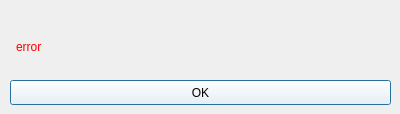
<?xml version="1.0" encoding="UTF-8"?>
<ui version="4.0">
 <class>error</class>
 <widget class="QDialog" name="error">
  <property name="geometry">
   <rect>
    <x>0</x>
    <y>0</y>
    <width>400</width>
    <height>114</height>
   </rect>
  </property>
  <property name="windowTitle">
   <string>Dialog</string>
  </property>
  <widget class="QLabel" name="errorBox">
   <property name="geometry">
    <rect>
     <x>16</x>
     <y>16</y>
     <width>361</width>
     <height>61</height>
    </rect>
   </property>
   <property name="palette">
    <palette>
     <active>
      <colorrole role="WindowText">
       <brush brushstyle="SolidPattern">
        <color alpha="255">
         <red>255</red>
         <green>0</green>
         <blue>0</blue>
        </color>
       </brush>
      </colorrole>
     </active>
     <inactive>
      <colorrole role="WindowText">
       <brush brushstyle="SolidPattern">
        <color alpha="255">
         <red>255</red>
         <green>0</green>
         <blue>0</blue>
        </color>
       </brush>
      </colorrole>
     </inactive>
     <disabled>
      <colorrole role="WindowText">
       <brush brushstyle="SolidPattern">
        <color alpha="255">
         <red>190</red>
         <green>190</green>
         <blue>190</blue>
        </color>
       </brush>
      </colorrole>
     </disabled>
    </palette>
   </property>
   <property name="text">
    <string>error</string>
   </property>
  </widget>
  <widget class="QPushButton" name="pushButton">
   <property name="geometry">
    <rect>
     <x>10</x>
     <y>80</y>
     <width>381</width>
     <height>25</height>
    </rect>
   </property>
   <property name="palette">
    <palette>
     <active>
      <colorrole role="WindowText">
       <brush brushstyle="SolidPattern">
        <color alpha="255">
         <red>239</red>
         <green>41</green>
         <blue>41</blue>
        </color>
       </brush>
      </colorrole>
      <colorrole role="Button">
       <brush brushstyle="SolidPattern">
        <color alpha="255">
         <red>255</red>
         <green>255</green>
         <blue>255</blue>
        </color>
       </brush>
      </colorrole>
      <colorrole role="Light">
       <brush brushstyle="SolidPattern">
        <color alpha="255">
         <red>255</red>
         <green>255</green>
         <blue>255</blue>
        </color>
       </brush>
      </colorrole>
      <colorrole role="Midlight">
       <brush brushstyle="SolidPattern">
        <color alpha="255">
         <red>255</red>
         <green>255</green>
         <blue>255</blue>
        </color>
       </brush>
      </colorrole>
      <colorrole role="Dark">
       <brush brushstyle="SolidPattern">
        <color alpha="255">
         <red>127</red>
         <green>127</green>
         <blue>127</blue>
        </color>
       </brush>
      </colorrole>
      <colorrole role="Mid">
       <brush brushstyle="SolidPattern">
        <color alpha="255">
         <red>170</red>
         <green>170</green>
         <blue>170</blue>
        </color>
       </brush>
      </colorrole>
      <colorrole role="Text">
       <brush brushstyle="SolidPattern">
        <color alpha="255">
         <red>0</red>
         <green>0</green>
         <blue>0</blue>
        </color>
       </brush>
      </colorrole>
      <colorrole role="BrightText">
       <brush brushstyle="SolidPattern">
        <color alpha="255">
         <red>255</red>
         <green>255</green>
         <blue>255</blue>
        </color>
       </brush>
      </colorrole>
      <colorrole role="ButtonText">
       <brush brushstyle="SolidPattern">
        <color alpha="255">
         <red>0</red>
         <green>0</green>
         <blue>0</blue>
        </color>
       </brush>
      </colorrole>
      <colorrole role="Base">
       <brush brushstyle="SolidPattern">
        <color alpha="255">
         <red>255</red>
         <green>255</green>
         <blue>255</blue>
        </color>
       </brush>
      </colorrole>
      <colorrole role="Window">
       <brush brushstyle="SolidPattern">
        <color alpha="255">
         <red>255</red>
         <green>255</green>
         <blue>255</blue>
        </color>
       </brush>
      </colorrole>
      <colorrole role="Shadow">
       <brush brushstyle="SolidPattern">
        <color alpha="255">
         <red>0</red>
         <green>0</green>
         <blue>0</blue>
        </color>
       </brush>
      </colorrole>
      <colorrole role="AlternateBase">
       <brush brushstyle="SolidPattern">
        <color alpha="255">
         <red>255</red>
         <green>255</green>
         <blue>255</blue>
        </color>
       </brush>
      </colorrole>
      <colorrole role="ToolTipBase">
       <brush brushstyle="SolidPattern">
        <color alpha="255">
         <red>255</red>
         <green>255</green>
         <blue>220</blue>
        </color>
       </brush>
      </colorrole>
      <colorrole role="ToolTipText">
       <brush brushstyle="SolidPattern">
        <color alpha="255">
         <red>0</red>
         <green>0</green>
         <blue>0</blue>
        </color>
       </brush>
      </colorrole>
     </active>
     <inactive>
      <colorrole role="WindowText">
       <brush brushstyle="SolidPattern">
        <color alpha="255">
         <red>239</red>
         <green>41</green>
         <blue>41</blue>
        </color>
       </brush>
      </colorrole>
      <colorrole role="Button">
       <brush brushstyle="SolidPattern">
        <color alpha="255">
         <red>255</red>
         <green>255</green>
         <blue>255</blue>
        </color>
       </brush>
      </colorrole>
      <colorrole role="Light">
       <brush brushstyle="SolidPattern">
        <color alpha="255">
         <red>255</red>
         <green>255</green>
         <blue>255</blue>
        </color>
       </brush>
      </colorrole>
      <colorrole role="Midlight">
       <brush brushstyle="SolidPattern">
        <color alpha="255">
         <red>255</red>
         <green>255</green>
         <blue>255</blue>
        </color>
       </brush>
      </colorrole>
      <colorrole role="Dark">
       <brush brushstyle="SolidPattern">
        <color alpha="255">
         <red>127</red>
         <green>127</green>
         <blue>127</blue>
        </color>
       </brush>
      </colorrole>
      <colorrole role="Mid">
       <brush brushstyle="SolidPattern">
        <color alpha="255">
         <red>170</red>
         <green>170</green>
         <blue>170</blue>
        </color>
       </brush>
      </colorrole>
      <colorrole role="Text">
       <brush brushstyle="SolidPattern">
        <color alpha="255">
         <red>0</red>
         <green>0</green>
         <blue>0</blue>
        </color>
       </brush>
      </colorrole>
      <colorrole role="BrightText">
       <brush brushstyle="SolidPattern">
        <color alpha="255">
         <red>255</red>
         <green>255</green>
         <blue>255</blue>
        </color>
       </brush>
      </colorrole>
      <colorrole role="ButtonText">
       <brush brushstyle="SolidPattern">
        <color alpha="255">
         <red>0</red>
         <green>0</green>
         <blue>0</blue>
        </color>
       </brush>
      </colorrole>
      <colorrole role="Base">
       <brush brushstyle="SolidPattern">
        <color alpha="255">
         <red>255</red>
         <green>255</green>
         <blue>255</blue>
        </color>
       </brush>
      </colorrole>
      <colorrole role="Window">
       <brush brushstyle="SolidPattern">
        <color alpha="255">
         <red>255</red>
         <green>255</green>
         <blue>255</blue>
        </color>
       </brush>
      </colorrole>
      <colorrole role="Shadow">
       <brush brushstyle="SolidPattern">
        <color alpha="255">
         <red>0</red>
         <green>0</green>
         <blue>0</blue>
        </color>
       </brush>
      </colorrole>
      <colorrole role="AlternateBase">
       <brush brushstyle="SolidPattern">
        <color alpha="255">
         <red>255</red>
         <green>255</green>
         <blue>255</blue>
        </color>
       </brush>
      </colorrole>
      <colorrole role="ToolTipBase">
       <brush brushstyle="SolidPattern">
        <color alpha="255">
         <red>255</red>
         <green>255</green>
         <blue>220</blue>
        </color>
       </brush>
      </colorrole>
      <colorrole role="ToolTipText">
       <brush brushstyle="SolidPattern">
        <color alpha="255">
         <red>0</red>
         <green>0</green>
         <blue>0</blue>
        </color>
       </brush>
      </colorrole>
     </inactive>
     <disabled>
      <colorrole role="WindowText">
       <brush brushstyle="SolidPattern">
        <color alpha="255">
         <red>127</red>
         <green>127</green>
         <blue>127</blue>
        </color>
       </brush>
      </colorrole>
      <colorrole role="Button">
       <brush brushstyle="SolidPattern">
        <color alpha="255">
         <red>255</red>
         <green>255</green>
         <blue>255</blue>
        </color>
       </brush>
      </colorrole>
      <colorrole role="Light">
       <brush brushstyle="SolidPattern">
        <color alpha="255">
         <red>255</red>
         <green>255</green>
         <blue>255</blue>
        </color>
       </brush>
      </colorrole>
      <colorrole role="Midlight">
       <brush brushstyle="SolidPattern">
        <color alpha="255">
         <red>255</red>
         <green>255</green>
         <blue>255</blue>
        </color>
       </brush>
      </colorrole>
      <colorrole role="Dark">
       <brush brushstyle="SolidPattern">
        <color alpha="255">
         <red>127</red>
         <green>127</green>
         <blue>127</blue>
        </color>
       </brush>
      </colorrole>
      <colorrole role="Mid">
       <brush brushstyle="SolidPattern">
        <color alpha="255">
         <red>170</red>
         <green>170</green>
         <blue>170</blue>
        </color>
       </brush>
      </colorrole>
      <colorrole role="Text">
       <brush brushstyle="SolidPattern">
        <color alpha="255">
         <red>127</red>
         <green>127</green>
         <blue>127</blue>
        </color>
       </brush>
      </colorrole>
      <colorrole role="BrightText">
       <brush brushstyle="SolidPattern">
        <color alpha="255">
         <red>255</red>
         <green>255</green>
         <blue>255</blue>
        </color>
       </brush>
      </colorrole>
      <colorrole role="ButtonText">
       <brush brushstyle="SolidPattern">
        <color alpha="255">
         <red>127</red>
         <green>127</green>
         <blue>127</blue>
        </color>
       </brush>
      </colorrole>
      <colorrole role="Base">
       <brush brushstyle="SolidPattern">
        <color alpha="255">
         <red>255</red>
         <green>255</green>
         <blue>255</blue>
        </color>
       </brush>
      </colorrole>
      <colorrole role="Window">
       <brush brushstyle="SolidPattern">
        <color alpha="255">
         <red>255</red>
         <green>255</green>
         <blue>255</blue>
        </color>
       </brush>
      </colorrole>
      <colorrole role="Shadow">
       <brush brushstyle="SolidPattern">
        <color alpha="255">
         <red>0</red>
         <green>0</green>
         <blue>0</blue>
        </color>
       </brush>
      </colorrole>
      <colorrole role="AlternateBase">
       <brush brushstyle="SolidPattern">
        <color alpha="255">
         <red>255</red>
         <green>255</green>
         <blue>255</blue>
        </color>
       </brush>
      </colorrole>
      <colorrole role="ToolTipBase">
       <brush brushstyle="SolidPattern">
        <color alpha="255">
         <red>255</red>
         <green>255</green>
         <blue>220</blue>
        </color>
       </brush>
      </colorrole>
      <colorrole role="ToolTipText">
       <brush brushstyle="SolidPattern">
        <color alpha="255">
         <red>0</red>
         <green>0</green>
         <blue>0</blue>
        </color>
       </brush>
      </colorrole>
     </disabled>
    </palette>
   </property>
   <property name="text">
    <string>OK</string>
   </property>
  </widget>
  <action name="actionok">
   <property name="text">
    <string>ok</string>
   </property>
  </action>
 </widget>
 <resources/>
 <connections>
  <connection>
   <sender>pushButton</sender>
   <signal>clicked()</signal>
   <receiver>actionok</receiver>
   <slot>trigger()</slot>
   <hints>
    <hint type="sourcelabel">
     <x>200</x>
     <y>92</y>
    </hint>
    <hint type="destinationlabel">
     <x>-1</x>
     <y>-1</y>
    </hint>
   </hints>
  </connection>
 </connections>
</ui>
